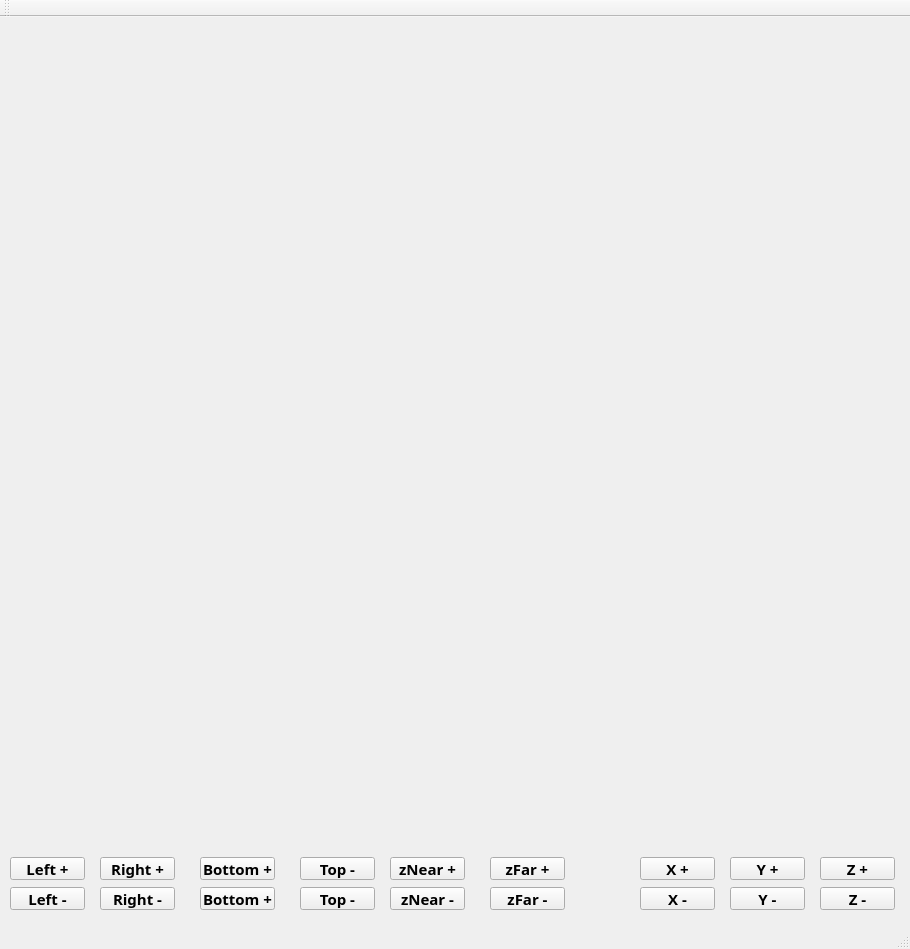
<?xml version="1.0" encoding="UTF-8"?>
<ui version="4.0">
 <class>QT_3D_TESTClass</class>
 <widget class="QMainWindow" name="QT_3D_TESTClass">
  <property name="geometry">
   <rect>
    <x>0</x>
    <y>0</y>
    <width>910</width>
    <height>949</height>
   </rect>
  </property>
  <property name="windowTitle">
   <string>QT_3D_TEST</string>
  </property>
  <widget class="QWidget" name="centralWidget">
   <widget class="QWidget" name="verticalLayoutWidget">
    <property name="geometry">
     <rect>
      <x>10</x>
      <y>0</y>
      <width>881</width>
      <height>821</height>
     </rect>
    </property>
    <layout class="QVBoxLayout" name="verticalLayout"/>
   </widget>
   <widget class="QPushButton" name="left_plus_">
    <property name="geometry">
     <rect>
      <x>10</x>
      <y>840</y>
      <width>75</width>
      <height>23</height>
     </rect>
    </property>
    <property name="font">
     <font>
      <family>맑은 고딕</family>
      <pointsize>11</pointsize>
      <weight>75</weight>
      <bold>true</bold>
     </font>
    </property>
    <property name="text">
     <string>Left +</string>
    </property>
   </widget>
   <widget class="QPushButton" name="left_minus_">
    <property name="geometry">
     <rect>
      <x>10</x>
      <y>870</y>
      <width>75</width>
      <height>23</height>
     </rect>
    </property>
    <property name="font">
     <font>
      <family>맑은 고딕</family>
      <pointsize>11</pointsize>
      <weight>75</weight>
      <bold>true</bold>
     </font>
    </property>
    <property name="text">
     <string>Left -</string>
    </property>
   </widget>
   <widget class="QPushButton" name="right_minus_">
    <property name="geometry">
     <rect>
      <x>100</x>
      <y>870</y>
      <width>75</width>
      <height>23</height>
     </rect>
    </property>
    <property name="font">
     <font>
      <family>맑은 고딕</family>
      <pointsize>11</pointsize>
      <weight>75</weight>
      <bold>true</bold>
     </font>
    </property>
    <property name="text">
     <string>Right -</string>
    </property>
   </widget>
   <widget class="QPushButton" name="right_plus_">
    <property name="geometry">
     <rect>
      <x>100</x>
      <y>840</y>
      <width>75</width>
      <height>23</height>
     </rect>
    </property>
    <property name="font">
     <font>
      <family>맑은 고딕</family>
      <pointsize>11</pointsize>
      <weight>75</weight>
      <bold>true</bold>
     </font>
    </property>
    <property name="text">
     <string>Right +</string>
    </property>
   </widget>
   <widget class="QPushButton" name="bottom_plus_">
    <property name="geometry">
     <rect>
      <x>200</x>
      <y>840</y>
      <width>75</width>
      <height>23</height>
     </rect>
    </property>
    <property name="font">
     <font>
      <family>맑은 고딕</family>
      <pointsize>11</pointsize>
      <weight>75</weight>
      <bold>true</bold>
     </font>
    </property>
    <property name="text">
     <string>Bottom +</string>
    </property>
   </widget>
   <widget class="QPushButton" name="bottom_minus_">
    <property name="geometry">
     <rect>
      <x>200</x>
      <y>870</y>
      <width>75</width>
      <height>23</height>
     </rect>
    </property>
    <property name="font">
     <font>
      <family>맑은 고딕</family>
      <pointsize>11</pointsize>
      <weight>75</weight>
      <bold>true</bold>
     </font>
    </property>
    <property name="text">
     <string>Bottom +</string>
    </property>
   </widget>
   <widget class="QPushButton" name="top_minus_">
    <property name="geometry">
     <rect>
      <x>300</x>
      <y>870</y>
      <width>75</width>
      <height>23</height>
     </rect>
    </property>
    <property name="font">
     <font>
      <family>맑은 고딕</family>
      <pointsize>11</pointsize>
      <weight>75</weight>
      <bold>true</bold>
     </font>
    </property>
    <property name="text">
     <string>Top -</string>
    </property>
   </widget>
   <widget class="QPushButton" name="top_plus_">
    <property name="geometry">
     <rect>
      <x>300</x>
      <y>840</y>
      <width>75</width>
      <height>23</height>
     </rect>
    </property>
    <property name="font">
     <font>
      <family>맑은 고딕</family>
      <pointsize>11</pointsize>
      <weight>75</weight>
      <bold>true</bold>
     </font>
    </property>
    <property name="text">
     <string>Top -</string>
    </property>
   </widget>
   <widget class="QPushButton" name="znear_plus_">
    <property name="geometry">
     <rect>
      <x>390</x>
      <y>840</y>
      <width>75</width>
      <height>23</height>
     </rect>
    </property>
    <property name="font">
     <font>
      <family>맑은 고딕</family>
      <pointsize>11</pointsize>
      <weight>75</weight>
      <bold>true</bold>
     </font>
    </property>
    <property name="text">
     <string>zNear +</string>
    </property>
   </widget>
   <widget class="QPushButton" name="znear_minus_">
    <property name="geometry">
     <rect>
      <x>390</x>
      <y>870</y>
      <width>75</width>
      <height>23</height>
     </rect>
    </property>
    <property name="font">
     <font>
      <family>맑은 고딕</family>
      <pointsize>11</pointsize>
      <weight>75</weight>
      <bold>true</bold>
     </font>
    </property>
    <property name="text">
     <string>zNear -</string>
    </property>
   </widget>
   <widget class="QPushButton" name="zfar_plus_">
    <property name="geometry">
     <rect>
      <x>490</x>
      <y>840</y>
      <width>75</width>
      <height>23</height>
     </rect>
    </property>
    <property name="font">
     <font>
      <family>맑은 고딕</family>
      <pointsize>11</pointsize>
      <weight>75</weight>
      <bold>true</bold>
     </font>
    </property>
    <property name="text">
     <string>zFar +</string>
    </property>
   </widget>
   <widget class="QPushButton" name="zfar_minus_">
    <property name="geometry">
     <rect>
      <x>490</x>
      <y>870</y>
      <width>75</width>
      <height>23</height>
     </rect>
    </property>
    <property name="font">
     <font>
      <family>맑은 고딕</family>
      <pointsize>11</pointsize>
      <weight>75</weight>
      <bold>true</bold>
     </font>
    </property>
    <property name="text">
     <string>zFar -</string>
    </property>
   </widget>
   <widget class="QPushButton" name="y_plus_">
    <property name="geometry">
     <rect>
      <x>730</x>
      <y>840</y>
      <width>75</width>
      <height>23</height>
     </rect>
    </property>
    <property name="font">
     <font>
      <family>맑은 고딕</family>
      <pointsize>11</pointsize>
      <weight>75</weight>
      <bold>true</bold>
     </font>
    </property>
    <property name="text">
     <string>Y +</string>
    </property>
   </widget>
   <widget class="QPushButton" name="x_plus_">
    <property name="geometry">
     <rect>
      <x>640</x>
      <y>840</y>
      <width>75</width>
      <height>23</height>
     </rect>
    </property>
    <property name="font">
     <font>
      <family>맑은 고딕</family>
      <pointsize>11</pointsize>
      <weight>75</weight>
      <bold>true</bold>
     </font>
    </property>
    <property name="text">
     <string>X +</string>
    </property>
   </widget>
   <widget class="QPushButton" name="z_plus_">
    <property name="geometry">
     <rect>
      <x>820</x>
      <y>840</y>
      <width>75</width>
      <height>23</height>
     </rect>
    </property>
    <property name="font">
     <font>
      <family>맑은 고딕</family>
      <pointsize>11</pointsize>
      <weight>75</weight>
      <bold>true</bold>
     </font>
    </property>
    <property name="text">
     <string>Z +</string>
    </property>
   </widget>
   <widget class="QPushButton" name="z_minus_">
    <property name="geometry">
     <rect>
      <x>820</x>
      <y>870</y>
      <width>75</width>
      <height>23</height>
     </rect>
    </property>
    <property name="font">
     <font>
      <family>맑은 고딕</family>
      <pointsize>11</pointsize>
      <weight>75</weight>
      <bold>true</bold>
     </font>
    </property>
    <property name="text">
     <string>Z -</string>
    </property>
   </widget>
   <widget class="QPushButton" name="y_minus_">
    <property name="geometry">
     <rect>
      <x>730</x>
      <y>870</y>
      <width>75</width>
      <height>23</height>
     </rect>
    </property>
    <property name="font">
     <font>
      <family>맑은 고딕</family>
      <pointsize>11</pointsize>
      <weight>75</weight>
      <bold>true</bold>
     </font>
    </property>
    <property name="text">
     <string>Y -</string>
    </property>
   </widget>
   <widget class="QPushButton" name="x_minus_">
    <property name="geometry">
     <rect>
      <x>640</x>
      <y>870</y>
      <width>75</width>
      <height>23</height>
     </rect>
    </property>
    <property name="font">
     <font>
      <family>맑은 고딕</family>
      <pointsize>11</pointsize>
      <weight>75</weight>
      <bold>true</bold>
     </font>
    </property>
    <property name="text">
     <string>X -</string>
    </property>
   </widget>
  </widget>
  <widget class="QMenuBar" name="menuBar">
   <property name="geometry">
    <rect>
     <x>0</x>
     <y>0</y>
     <width>910</width>
     <height>21</height>
    </rect>
   </property>
  </widget>
  <widget class="QToolBar" name="mainToolBar">
   <attribute name="toolBarArea">
    <enum>TopToolBarArea</enum>
   </attribute>
   <attribute name="toolBarBreak">
    <bool>false</bool>
   </attribute>
  </widget>
  <widget class="QStatusBar" name="statusBar"/>
 </widget>
 <layoutdefault spacing="6" margin="11"/>
 <resources>
  <include location="qt_3d_test.qrc"/>
 </resources>
 <connections/>
</ui>
